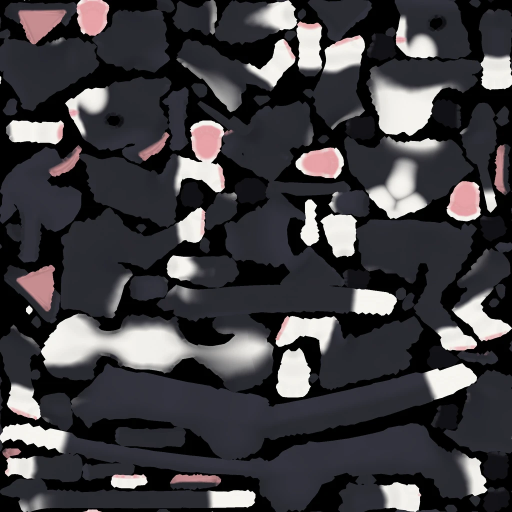
#> input picture assets/cat/coat_domino.webp, 1024 x 1024 px (shown at 1/2 size)
$ python -i ktx_pack.py   (imports and definitions only)
#> lines starting #> are read from the running program, lines starting #| are printed output that depends on the picture
"""Re-encode every texture of an unpacked .gltf as KTX2 (Basis ETC1S for colour/data, UASTC for normal maps)
so phones can keep them GPU-compressed.   usage: ktx_pack.py scene.gltf"""
import json, os, subprocess, sys
from concurrent.futures import ThreadPoolExecutor
from PIL import Image

path = sys.argv[1]; d = os.path.dirname(path)
# [1 line not run here, left out]
srgb, normal = set(), set()
def tex_img(t):
    T = g['textures'][t['index']]
    return T.get('source', T.get('extensions', {}).get('EXT_texture_webp', {}).get('source'))
# [5 lines not run here, left out]

def conv(i):
    im = g['images'][i]; src = os.path.join(d, im['uri'])
    base = os.path.splitext(src)[0]
    pil = Image.open(src)
    alpha = pil.mode in ('RGBA', 'LA', 'PA') and pil.convert('RGBA').getextrema()[3][0] < 250
    pil = pil.convert('RGBA' if alpha else 'RGB')
    w, h = pil.size                      # block compression wants multiples of 4
    w2, h2 = max(4, (w + 3) // 4 * 4), max(4, (h + 3) // 4 * 4)
    if (w2, h2) != (w, h): pil = pil.resize((w2, h2), Image.LANCZOS)
    png = base + '.__tmp.png'; pil.save(png)
    out = base + '.ktx2'
    if i in normal:
        cmd = ['ktx', 'create', '--format', 'R8G8B8_UNORM', '--assign-oetf', 'linear', '--encode', 'uastc', '--uastc-quality', '2', '--zstd', '18', '--generate-mipmap', png, out]
    elif i in srgb:
        cmd = ['ktx', 'create', '--format', 'R8G8B8A8_SRGB' if alpha else 'R8G8B8_SRGB', '--assign-oetf', 'srgb', '--encode', 'basis-lz', '--qlevel', '200', '--clevel', '4', '--generate-mipmap', png, out]
    else:
        cmd = ['ktx', 'create', '--format', 'R8G8B8_UNORM', '--assign-oetf', 'linear', '--encode', 'basis-lz', '--qlevel', '180', '--clevel', '4', '--generate-mipmap', png, out]
    r = subprocess.run(cmd, capture_output=True, text=True)
    os.remove(png)
    if r.returncode != 0 or not os.path.exists(out):
        return i, None, r.stderr[-200:]
    os.remove(src)
    return i, os.path.basename(out), ''

# [2 lines not run here, left out]
# [1 line that did not run here, left out]
# [16 lines not run here, left out]

>>> import cv2
>>> picture = cv2.imread('../assets/cat/coat_domino.webp', cv2.IMREAD_GRAYSCALE)
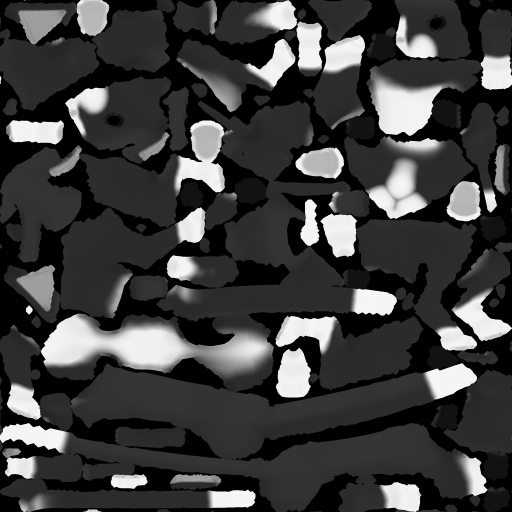
#> picture: shape (1024, 1024) (shown at 1/2 size); min 0, max 255, mean 62.6
#> (the run stopped early here; a loop or call above may not have finished)

$ run again, on assets/cat/coat_miso.webp
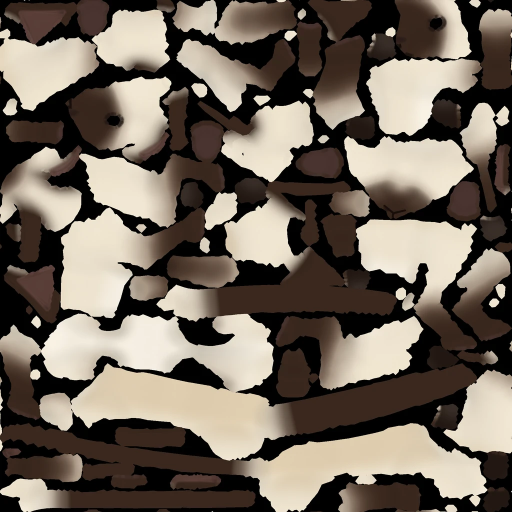
#> input picture assets/cat/coat_miso.webp, 1024 x 1024 px (shown at 1/2 size)
#> `picture = cv2.imread('../assets/cat/coat_domino.webp', cv2.IMREAD_GRAY..`:
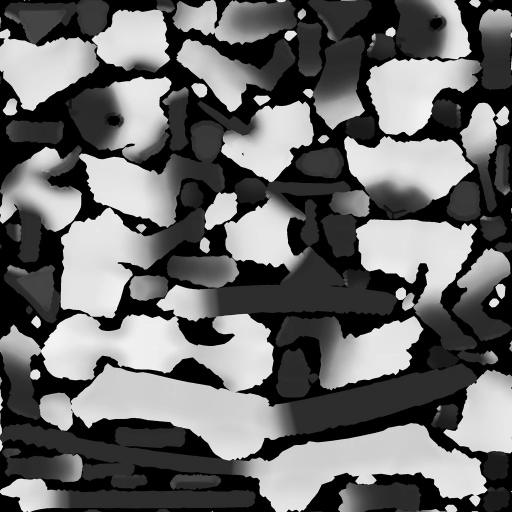
#> picture: shape (1024, 1024) (shown at 1/2 size); min 0, max 255, mean 105.8

$ run again, on assets/cat/coat_moons.webp
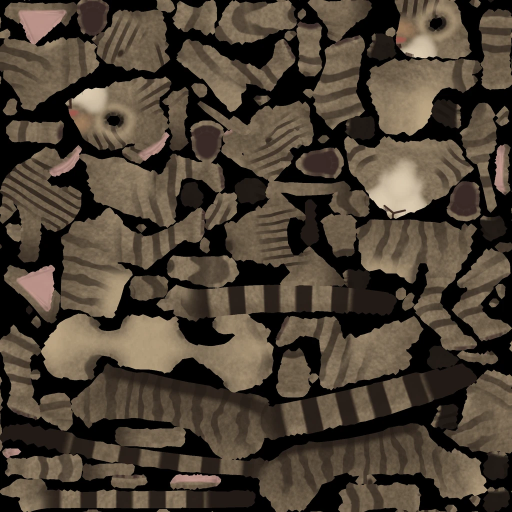
#> input picture assets/cat/coat_moons.webp, 1024 x 1024 px (shown at 1/2 size)
#> `picture = cv2.imread('../assets/cat/coat_domino.webp', cv2.IMREAD_GRAY..`:
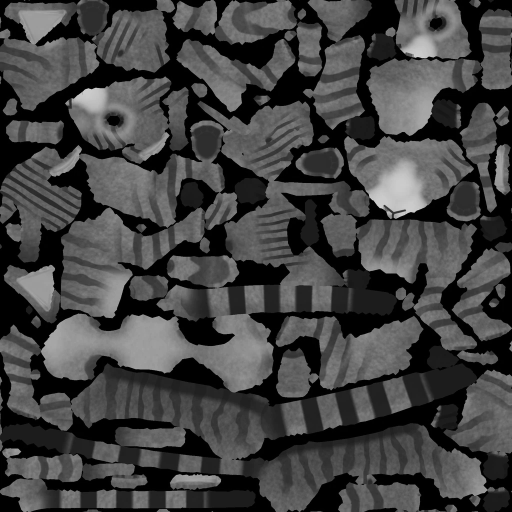
#> picture: shape (1024, 1024) (shown at 1/2 size); min 0, max 232, mean 66.9

$ run again, on assets/cat/coat_noons.webp
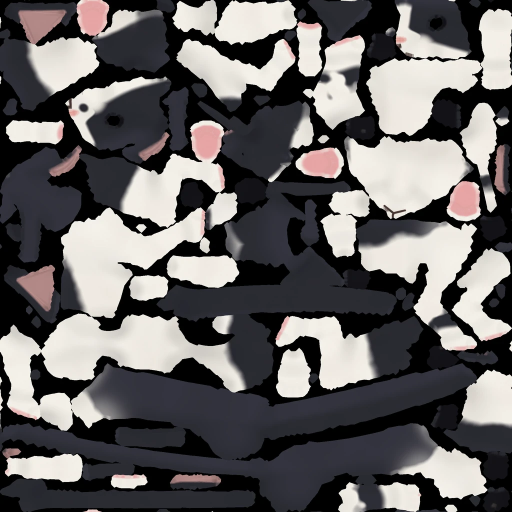
#> input picture assets/cat/coat_noons.webp, 1024 x 1024 px (shown at 1/2 size)
#> `picture = cv2.imread('../assets/cat/coat_domino.webp', cv2.IMREAD_GRAY..`:
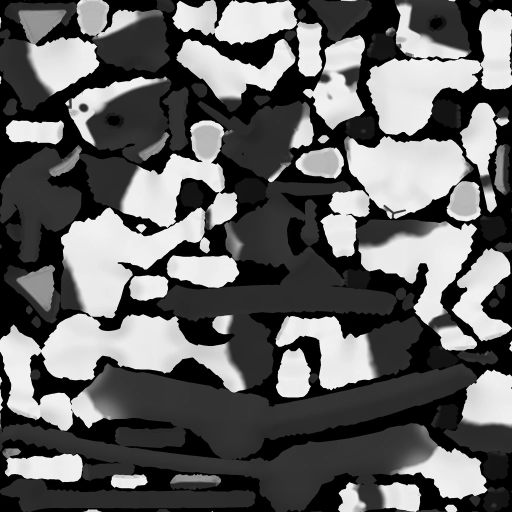
#> picture: shape (1024, 1024) (shown at 1/2 size); min 0, max 255, mean 99.6
